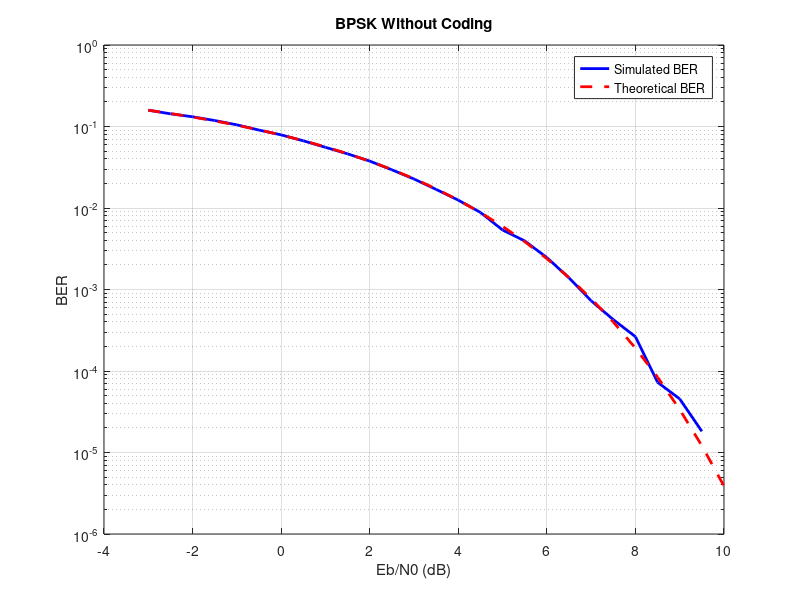
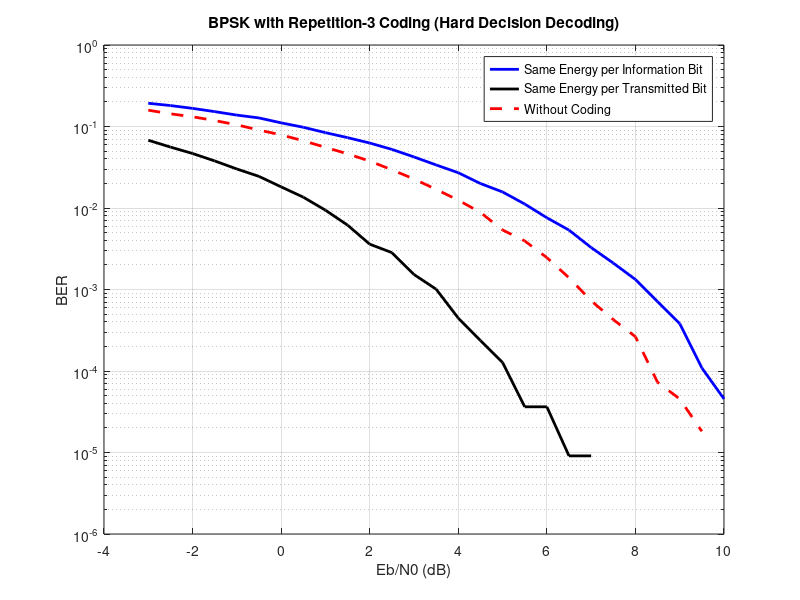
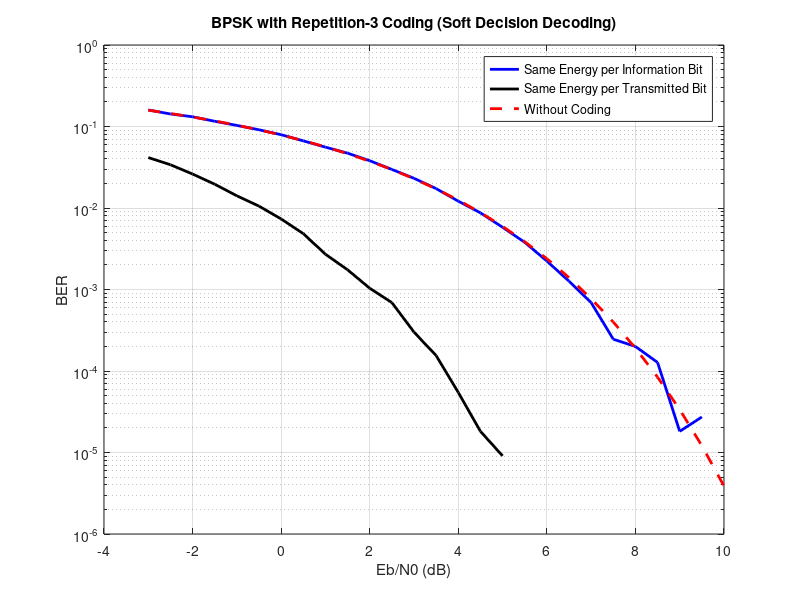
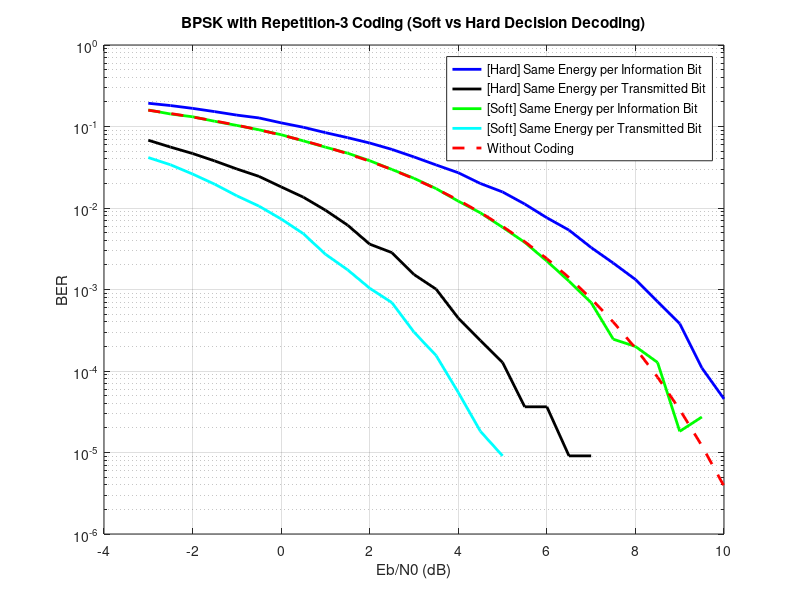

Recreate these plots in MATLAB, in order. (Note: this script raises an error after producing the figures.)
% This MATLAB script runs a single execution to generate all required plots 
% and outputs for Questions 3 through 7 and Question 9 of the report.
% Question 8 (QPSK vs. 16-QAM with BCH code over 26,200,000 bits) is excluded 
% from this script because it requires extremely long simulation time and 
% would significantly delay the execution of the other questions. 
% It should be simulated separately.

clc; clear; close all;

% Parameters
A = 1;
Eb = A^2;
EbN0_db = -3 : 0.5 : 10;  % SNR list in dB
EbN0 = 10.^(EbN0_db/10);  % Linear values

num_bits = 110000;
Bits = randi([0,1], 1, num_bits);  % Generate random bits to be transmitted

%% BPSK
Symbols = A * (2*Bits - 1);        % Mapping: 0 -> -1 & 1 -> +1

% Initialize variables
BER_BPSK = zeros(size(EbN0_db));
BER_BPSK_Theo = zeros(size(EbN0_db));  % Theoretical value

for i = 1:length(EbN0_db)
    sigma = sqrt((Eb/2) / EbN0(i));    % σ = √N0/2

    N0 = 2 * (sigma.^2);

    % Channel
    Noise = randn(1, num_bits) .* sigma;  % Generate random noise 
    Rx_Signal = Symbols + Noise;          % Noisy received signal 

    % Demapper, Decision threshold = 0
    Rx_Bits = Rx_Signal > 0;  % Received bit= 0 if signal <= 0 & 1 if signal > 0

    % BER Calculation
    ErrorBits = sum(Rx_Bits ~= Bits);
    BER_BPSK(i) = ErrorBits / num_bits;

    BER_BPSK_Theo(i) = 0.5 * erfc(sqrt(Eb/N0));
end

% Plotting
figure
semilogy(EbN0_db, BER_BPSK, 'b', 'LineWidth', 2); hold on ;
semilogy(EbN0_db, BER_BPSK_Theo, 'r --', 'LineWidth', 2); grid on;
ylim([1e-6 1e0]);
title('BPSK Without Coding');
xlabel('Eb/N0 (dB)'); ylabel('BER');
legend('Simulated BER', 'Theoretical BER');

%% BPSK without coding (reference curve)
BER_uncoded = BER_BPSK;
BER_uncoded_Theo = BER_BPSK_Theo;

%% BPSK with repetition-3 coding and hard decision decoding
rep_factor = 3;                          % Repetition factor for coding
coded_bits = repelem(Bits, rep_factor);  % Repeat each bit 3 times

% Initialize BER arrays
BER_same_E_per_Tx_Bit = zeros(size(EbN0_db));
BER_same_E_per_Info_Bit = zeros(size(EbN0_db));

%% (a) Same energy per transmitted bit (amplitude A, like uncoded)
Symbols_same_E_Tx = A * (2*coded_bits - 1);     % Same amplitude as uncoded

for i = 1:length(EbN0_db)
    sigma = sqrt((Eb/2) / EbN0(i));
    
    % Channel
    Noise = randn(1, length(coded_bits)) .* sigma;
    Rx_Signal = Symbols_same_E_Tx + Noise;
    
    % Hard decision on each repeated symbol
    Rx_Codes = Rx_Signal > 0;
    
    % Majority decoding (at least 2 out of 3)
    Rx_Codes_reshaped = reshape(Rx_Codes, rep_factor, []);
    Rx_Bits_decoded = sum(Rx_Codes_reshaped, 1) >= 2;
    
    % BER Calculation
    BER_same_E_per_Tx_Bit(i) = sum(Rx_Bits_decoded ~= Bits) / num_bits;
end

%% (b) Same energy per information bit (total energy per info bit = Eb)
A_info = A / sqrt(rep_factor);        % Reduce amplitude to keep same total energy 
Symbols_same_E_Info = A_info * (2*coded_bits - 1);

for i = 1:length(EbN0_db)
    sigma = sqrt((Eb/2) / EbN0(i));
    
    % Channel
    Noise = randn(1, length(coded_bits)) .* sigma;
    Rx_Signal = Symbols_same_E_Info + Noise;
    
    % Hard decision on each repeated symbol
    Rx_Codes = Rx_Signal > 0;
    
    % Majority decoding (at least 2 out of 3)
    Rx_Codes_reshaped = reshape(Rx_Codes, rep_factor, []);
    Rx_Bits_decoded = sum(Rx_Codes_reshaped, 1) >= 2;
    
    % BER Calculation
    BER_same_E_per_Info_Bit(i) = sum(Rx_Bits_decoded ~= Bits) / num_bits;
end

% Plotting
figure;
semilogy(EbN0_db, BER_same_E_per_Info_Bit, 'b', 'LineWidth', 2); hold on;
semilogy(EbN0_db, BER_same_E_per_Tx_Bit, 'k', 'LineWidth', 2);
semilogy(EbN0_db, BER_uncoded, 'r--', 'LineWidth', 2); grid on;
ylim([1e-6 1e0]);
title('BPSK with Repetition-3 Coding (Hard Decision Decoding)');
xlabel('Eb/N0 (dB)'); ylabel('BER');
legend('Same Energy per Information Bit', ...
       'Same Energy per Transmitted Bit', 'Without Coding');

%% BPSK with repetition-3 coding and soft decision decoding
% Initialize BER arrays
BER_soft_same_E_per_Tx_bit = zeros(size(EbN0_db));
BER_soft_same_E_per_Info_bit = zeros(size(EbN0_db));

%% (a) Same energy per transmitted bit (amplitude A, like uncoded)
Symbols_same_E_Tx = A * (2*coded_bits - 1);     % Same amplitude as uncoded

for i = 1:length(EbN0_db)
    sigma = sqrt((Eb/2) / EbN0(i));
    
    % Channel
    Noise = randn(1, length(coded_bits)) .* sigma;
    Rx_Signal = Symbols_same_E_Tx + Noise;
    
    % Soft decision decoding: sum the received voltages for each group of 3
    Rx_groups = reshape(Rx_Signal, rep_factor, []);
    soft_sum = sum(Rx_groups, 1);
    
    % Decision: positive sum -> 1, negative sum -> 0
    Rx_Bits_decoded = soft_sum > 0;
    
    % BER Calculation
    BER_soft_same_E_per_Tx_bit(i) = sum(Rx_Bits_decoded ~= Bits) / num_bits;
end

%% (b) Same energy per information bit (total energy per info bit = Eb)
A_info = A / sqrt(rep_factor);        % Reduce amplitude to keep same total energy
Symbols_same_E_Info = A_info * (2*coded_bits - 1);

for i = 1:length(EbN0_db)
    sigma = sqrt((Eb/2) / EbN0(i));
    
    % Channel
    Noise = randn(1, length(coded_bits)) .* sigma;
    Rx_Signal = Symbols_same_E_Info + Noise;
    
    % Soft decision decoding: sum the received voltages
    Rx_groups = reshape(Rx_Signal, rep_factor, []);
    soft_sum = sum(Rx_groups, 1);
    
    % Decision
    Rx_Bits_decoded = soft_sum > 0;
    
    % BER Calculation
    BER_soft_same_E_per_Info_bit(i) = sum(Rx_Bits_decoded ~= Bits) / num_bits;
end

% Plotting
figure;
semilogy(EbN0_db, BER_soft_same_E_per_Info_bit, 'b', 'LineWidth', 2); hold on;
semilogy(EbN0_db, BER_soft_same_E_per_Tx_bit, 'k', 'LineWidth', 2);
semilogy(EbN0_db, BER_uncoded_Theo, 'r--', 'LineWidth', 2); grid on;
ylim([1e-6 1e0]);
title('BPSK with Repetition-3 Coding (Soft Decision Decoding)');
xlabel('Eb/N0 (dB)'); ylabel('BER');
legend('Same Energy per Information Bit', ...
       'Same Energy per Transmitted Bit', 'Without Coding');

%% Plot Hard and Soft together
figure;
semilogy(EbN0_db, BER_same_E_per_Info_Bit, 'b', 'LineWidth', 2); hold on;
semilogy(EbN0_db, BER_same_E_per_Tx_Bit, 'k', 'LineWidth', 2);
semilogy(EbN0_db, BER_soft_same_E_per_Info_bit, 'g', 'LineWidth', 2);
semilogy(EbN0_db, BER_soft_same_E_per_Tx_bit, 'c', 'LineWidth', 2);
semilogy(EbN0_db, BER_uncoded_Theo, 'r--', 'LineWidth', 2); grid on;
ylim([1e-6 1e0]);
title('BPSK with Repetition-3 Coding (Soft vs Hard Decision Decoding)');
xlabel('Eb/N0 (dB)'); ylabel('BER');
legend('[Hard] Same Energy per Information Bit', '[Hard] Same Energy per Transmitted Bit', ...
       '[Soft] Same Energy per Information Bit', '[Soft] Same Energy per Transmitted Bit', ...
       'Without Coding');

%% BPSK with (7,4) Hamming code
n = 7;                                      % Codeword length
k = 4;                                      % Message length
code_rate = k / n;

% Encode the information bits
coded_bits = encode(Bits, n, k, 'hamming/binary');

% Initialize BER arrays
BER_hamming_same_E_per_Tx_bit = zeros(size(EbN0_db));
BER_hamming_same_E_per_Info_bit = zeros(size(EbN0_db));

%% (a) Same energy per transmitted bit
Symbols_same_E_Tx = A * (2 * coded_bits - 1);

for i = 1:length(EbN0_db)
    sigma = sqrt((Eb/2) / EbN0(i));
    
    % Channel
    Noise = randn(1, length(coded_bits)) .* sigma;
    Rx_Signal = Symbols_same_E_Tx + Noise;
    
    % Hard decision demapping
    Rx_Codes = Rx_Signal > 0;
    
    % Hamming decoding
    Rx_Bits_decoded = decode(Rx_Codes, n, k, 'hamming/binary');
    
    % BER Calculation (on information bits)
    BER_hamming_same_E_per_Tx_bit(i) = sum(Rx_Bits_decoded ~= Bits) / num_bits;
end

%% (b) Same energy per information bit
A_info = A * sqrt(code_rate);                % Keep total energy per info bit = Eb
Symbols_same_E_Info = A_info * (2 * coded_bits - 1);

for i = 1:length(EbN0_db)
    sigma = sqrt((Eb/2) / EbN0(i));
    
    % Channel
    Noise = randn(1, length(coded_bits)) .* sigma;
    Rx_Signal = Symbols_same_E_Info + Noise;
    
    % Hard decision demapping
    Rx_Codes = Rx_Signal > 0;
    
    % Hamming decoding
    Rx_Bits_decoded = decode(Rx_Codes, n, k, 'hamming/binary');
    
    % BER Calculation
    BER_hamming_same_E_per_Info_bit(i) = sum(Rx_Bits_decoded ~= Bits) / num_bits;
end

% Plotting
figure
semilogy(EbN0_db, BER_hamming_same_E_per_Info_bit, 'b', 'LineWidth', 2); hold on;
semilogy(EbN0_db, BER_hamming_same_E_per_Tx_bit, 'k', 'LineWidth', 2);
semilogy(EbN0_db, BER_uncoded_Theo, 'r--', 'LineWidth', 2); grid on;
ylim([1e-6 1e0]);
title('BPSK with (7,4) Hamming Code');
xlabel('Eb/N0 (dB)'); ylabel('BER');
legend('Same Energy per Information Bit', ...
       'Same Energy per Transmitted Bit', 'Without Coding');

%% BPSK with (15,11) Hamming code
n = 15;                                     % Codeword length
k = 11;                                     % Message length
code_rate = k / n;

% Encode the information bits (done once, reused)
coded_bits = encode(Bits, n, k, 'hamming/binary');

% Initialize BER arrays
BER_hamming_same_E_per_Tx_bit = zeros(size(EbN0_db));
BER_hamming_same_E_per_Info_bit = zeros(size(EbN0_db));

%% Same energy per transmitted bit
Symbols_same_E_Tx = A * (2 * coded_bits - 1);

for i = 1:length(EbN0_db)
    sigma = sqrt((Eb/2) / EbN0(i));
    
    % Channel
    Noise = randn(1, length(coded_bits)) .* sigma;
    Rx_Signal = Symbols_same_E_Tx + Noise;
    
    % Hard decision demapping
    Rx_Codes = Rx_Signal > 0;
    
    % Hamming decoding
    Rx_Bits_decoded = decode(Rx_Codes, n, k, 'hamming/binary');
    
    % BER Calculation (on information bits)
    BER_hamming_same_E_per_Tx_bit(i) = sum(Rx_Bits_decoded ~= Bits) / num_bits;
end

%% Same energy per information bit
A_Info = A * sqrt(code_rate);                % Total energy per info bit remains Eb
Symbols_same_E_Info = A_Info * (2 * coded_bits - 1);

for i = 1:length(EbN0_db)
    sigma = sqrt((Eb/2) / EbN0(i));
    
    % Channel
    Noise = randn(1, length(coded_bits)) .* sigma;
    Rx_Signal = Symbols_same_E_Info + Noise;
    
    % Hard decision demapping
    Rx_Codes = Rx_Signal > 0;
    
    % Hamming decoding
    Rx_Bits_decoded = decode(Rx_Codes, n, k, 'hamming/binary');
    
    % BER Calculation
    BER_hamming_same_E_per_Info_bit(i) = sum(Rx_Bits_decoded ~= Bits) / num_bits;
end

%% Proposal for (f): keep transmission time ≤ uncoded case
% Re-use (7,4) from previous question (for comparison)
n74 = 7; k74 = 4; rate74 = k74/n74;
coded_74 = encode(Bits, n74, k74, 'hamming/binary');
A_74 = A * sqrt(rate74);
Symbols_74 = A_74 * (2 * coded_74 - 1);
BER_proposal = zeros(size(EbN0_db));

for i = 1:length(EbN0_db)
    sigma = sqrt((Eb/2) / EbN0(i));
    Noise = randn(1, length(coded_74)) .* sigma;
    Rx_Signal = Symbols_74 + Noise;
    Rx_Codes = Rx_Signal > 0;
    Rx_Bits_decoded = decode(Rx_Codes, n74, k74, 'hamming/binary');
    BER_proposal(i) = sum(Rx_Bits_decoded ~= Bits) / num_bits;
end

% Plotting
figure
semilogy(EbN0_db, BER_hamming_same_E_per_Info_bit, 'b', 'LineWidth', 2); hold on;
semilogy(EbN0_db, BER_hamming_same_E_per_Tx_bit, 'k', 'LineWidth', 2);
semilogy(EbN0_db, BER_uncoded_Theo, 'r--', 'LineWidth', 2);
semilogy(EbN0_db, BER_proposal, 'm-.', 'LineWidth', 2); grid on;
ylim([1e-6 1e0]);
title('BPSK with (15,11) Hamming Code');
xlabel('Eb/N0 (dB)'); ylabel('BER');
legend('Same Energy per Information Bit ((15,11))', ...
       'Same Energy per Transmitted Bit ((15,11))', ...
       'Without Coding (Theoretical)', 'Proposal: (7,4) Hamming (same E_b)');

%% Question 9
% Parameters
clear; clc; 

N = 1000;  % number of bits

% Generate random bits
U = randi([0 1], 1, N);

% Split into two inputs
U1 = U(1:2:end);  % Input 1
U2 = U(2:2:end);  % Input 2

L = length(U1);  % number of input pairs
% or L = length(U2); 

% Initialize memory (shift registers)
% we have 1 memory in each path K=1
% we initially assumed the memory = 0
U1_mem = 0; 
U2_mem = 0;

% Initialize output
V = zeros(L, 3);  % Output columns: V1, V2, V3

% Manual XOR function
xor2 = @(a,b) (a + b == 1);  % returns 1 if exactly one of a or b is 1

%% Convolutional encoding 
for n = 1:L

     % V1 = U1(n-1) XOR U2(n) XOR U2(n-1)
    temp = xor2(U1_mem, U2(n));
    V(n,1) = xor2(temp, U2_mem);
    
    % V2 = u1(n) XOR U1(n-1) XOR u2(n)
    temp = xor2(U1(n), U1_mem);
    V(n,2) = xor2(temp, U2(n));
    
    % V3 = u2(n) XOR U2(n-1)
    V(n,3) = xor2(U2(n), U2_mem);

    
    % Update the memory
    U1_mem = U1(n);   % U1(n-1)
    U2_mem = U2(n);   % U2(n-1)
end

% Prepare input/output table 
input_bits  = [U1' U2']; % 2-bit input  columns
output_bits = V;         % 3-bit output columns

% Combine into a table with clear labels
Table = table(input_bits(:,1), input_bits(:,2), repmat('|',L,1), output_bits(:,1), output_bits(:,2), output_bits(:,3), ...
    'VariableNames', {'U1','U2','|','V1','V2','V3'});

% Display the table
disp("Full table of Input U(i) [2 bits] and Encoded Output V(i) [3 bits]");
disp(Table);
%disp(Table(1:500,:));

%% Question 9
% Initialization
clear; rng(0);

Nbits      = 26200000;       % Total number of info bits
EbNo_dB    = 5:15;            % Eb/No range in dB

nBCH       = 255;             % BCH codeword length
kBCH       = 131;             % BCH message length
codeRate   = kBCH/nBCH;       % BCH code rate

bitsPerQPSK  = 2;             % Bits per QPSK symbol
bitsPerQAM16 = 4;             % Bits per 16-QAM symbol
Eb           = 2.5;           % Energy per bit

BER_QPSK      = zeros(size(EbNo_dB));
BER_QAM16_BCH = zeros(size(EbNo_dB));

% Data Generation
fprintf('Generating random bits \n');
dataBits = randi([0 1],1,Nbits);  % Random info bits

% QPSK (Uncoded)
fprintf('Starting QPSK simulation \n');
dataMat = reshape(dataBits,bitsPerQPSK,[]);
txQPSK  = sqrt(Eb) * ((2*dataMat(1,:) - 1) + 1j*(2*dataMat(2,:) - 1));

for i = 1:length(EbNo_dB)
    EbNo = EbNo_dB(i);

    % ---------------- Add AWGN ----------------
    SNR_linear = 10^(EbNo/10);
    noiseVar = Eb/(2*SNR_linear);
    noise = sqrt(noiseVar)*(randn(size(txQPSK)) + 1j*randn(size(txQPSK)));
    rx = txQPSK + noise;

    % ---------------- Demapping ----------------
    rxBits = reshape([real(rx)>0; imag(rx)>0],1,[]);
    BER_QPSK(i) = biterr(dataBits,rxBits)/Nbits;

    fprintf('QPSK Eb/No=%2d dB, BER=%.2e\n',EbNo,BER_QPSK(i));
end

%% ================= 16-QAM + BCH =================
fprintf('Start BCH encoding \n');
msgMat  = reshape(dataBits,kBCH,[])';
encoded = bchenc(gf(msgMat,1),nBCH,kBCH);  % BCH encoding
bitsEnc = reshape(double(encoded.x)',1,[]);

fprintf('Start 16-QAM mapping \n');
txQAM16 = mod16_func(bitsEnc);              % Map bits to 16-QAM

for i = 1:length(EbNo_dB)
    EbNo = EbNo_dB(i);

    % --------- Control simulation length ---------
    if EbNo <= 8
        Nbits_sim = 2620000;          % fast simulation
    elseif EbNo == 9 || EbNo == 15
        Nbits_sim = 26200000;         % full simulation
    %else
        %BER_QAM16_BCH(i) = NaN;       % interpolate later
       % continue;
    end

    % --------- Monte Carlo accumulation ---------
    numIter   = Nbits_sim / 26200;
    bitErrors = 0;
    totalBits = 0;

    for it = 1:numIter

        % ----- Generate bits -----
        startIdx = (it-1)*26200 + 1;
        endIdx   = it*26200;

        bits = dataBits(startIdx:endIdx);


        % ----- BCH encode -----
        msgMat  = reshape(bits, kBCH, [])';
        encMat  = bchenc(gf(msgMat,1), nBCH, kBCH);
        bitsEnc = reshape(double(encMat.x)', 1, []);


        % ----- 16-QAM modulation -----
        txQAM16 = mod16_func(bitsEnc);

        % ----- AWGN channel -----
        Es = mean(abs(txQAM16).^2);
        SNR_linear = 10^(EbNo/10) * codeRate * bitsPerQAM16;
        noiseVar = Es / (2*SNR_linear);

        noise = sqrt(noiseVar) .* ...
                (randn(size(txQAM16)) + 1j*randn(size(txQAM16)));

        rx = txQAM16 + noise;

        % ----- Demodulation -----
        rxBits = demod16_func(rx);

        % ----- BCH decoding -----
        rxBlocks = reshape(rxBits, nBCH, [])';
        txBlocks = reshape(bitsEnc, nBCH, [])';

        decBlocks = bchdec(gf(rxBlocks,1), nBCH, kBCH);

        bitsDec = reshape(double(decBlocks.x)', 1, []);
        bitsRef = reshape(txBlocks(:,1:kBCH)', 1, []);

        % ----- Error count -----
        bitErrors = bitErrors + sum(bitsDec ~= bitsRef);
        totalBits = totalBits + length(bitsRef);
    end

    BER_QAM16_BCH(i) = bitErrors / totalBits;

    fprintf('16-QAM+BCH Eb/No=%2d dB, BER=%.3e\n', ...
            EbNo, BER_QAM16_BCH(i));
end



% Theoretical QPSK
EbNo_lin = 10.^(EbNo_dB/10);
BER_QPSK_th = 0.5*erfc(sqrt(EbNo_lin));

% Plotting
figure;
semilogy(EbNo_dB,BER_QPSK,'-o','LineWidth',1.5); hold on;
semilogy(EbNo_dB,BER_QPSK_th,':','LineWidth',2);
semilogy(EbNo_dB,BER_QAM16_BCH,'-s','LineWidth',1.5);
grid on;
xlabel('E_b/N_0 [dB]');
ylabel('BER');
legend('QPSK Sim','QPSK Theory','16-QAM + BCH','Location','southwest');
title('BER vs E_b/N_0 for Uncoded QPSK and Coded 16-QAM');

%% ================= Functions =================
function txSig = mod16_func(bits)
    map = [1+1j 3+1j 1+3j 3+3j 1-1j 3-1j 1-3j 3-3j ...
           -1+1j -3+1j -1+3j -3+3j -1-1j -3-1j -1-3j -3-3j];
    bits = reshape(bits,4,[])';
    idx  = bi2de(bits,'left-msb')+1;
    txSig = map(idx).';
end

function bits = demod16_func(rxSig)
    demap = [15 14 6 7 13 12 4 5 9 8 0 1 11 10 2 3];
    rxSig(real(rxSig)>3)=3+1j*imag(rxSig(real(rxSig)>3));
    rxSig(imag(rxSig)>3)=real(rxSig(imag(rxSig)>3))+1j*3;
    rxSig(real(rxSig)<-3)=-3+1j*imag(rxSig(real(rxSig)<-3));
    rxSig(imag(rxSig)<-3)=real(rxSig(imag(rxSig)<-3))-1j*3;

    idx = round((real(rxSig)+3)/2) + 4*round((imag(rxSig)+3)/2);
    bits = de2bi(demap(idx+1),4,'left-msb');
    bits = reshape(bits',1,[]);
end
